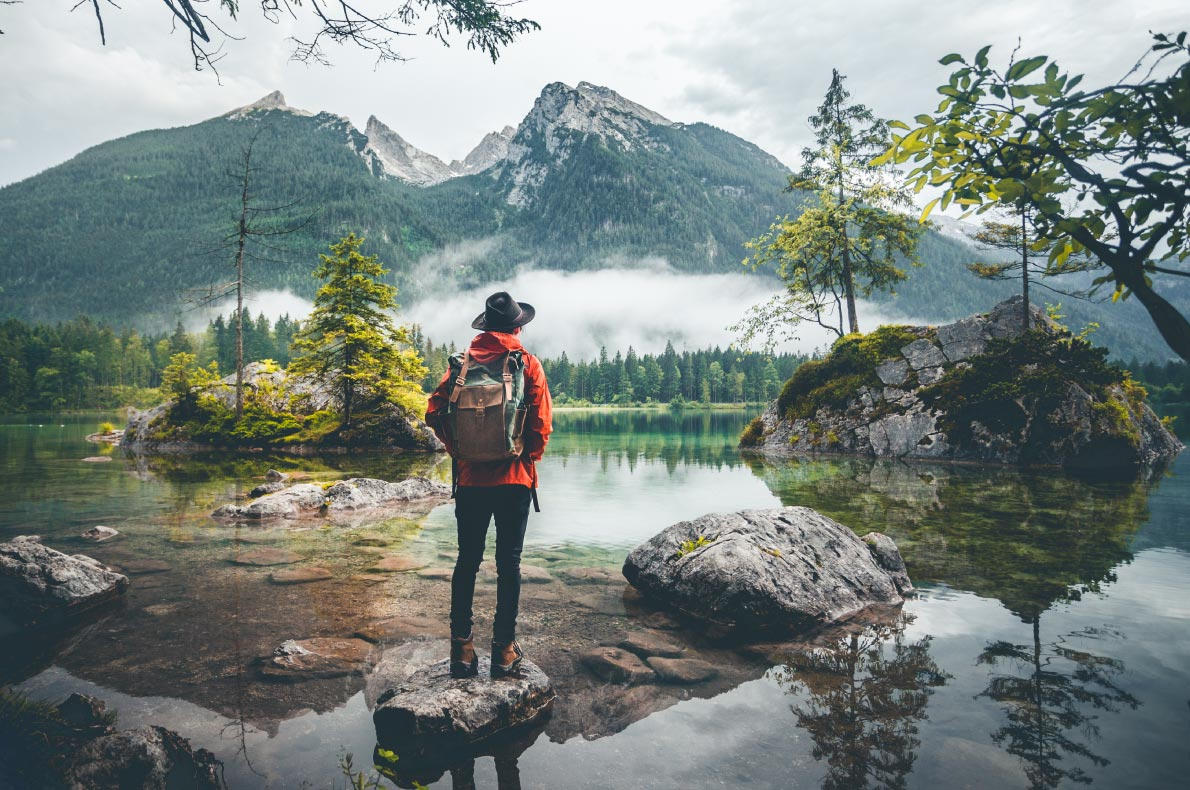
#> input picture images.jpg, 1190 x 790 px
$ python lab_6.py   (older library calls are emulated)
#> lines starting #> are read from the running program, lines starting #| are printed output that depends on the picture
# For the given image perform edge detection using different operators and
# compare the results.

import cv2
import numpy as np
import matplotlib.pyplot as plt

# ---------------------------------------
# 1. Read the image
# ---------------------------------------
image = cv2.imread(r"images.jpg", cv2.IMREAD_GRAYSCALE)
#> image: shape (790, 1190); min 25, max 255, mean 128.1

# ---------------------------------------
# 2. Sobel Edge Detection
# ---------------------------------------
sobel_x = cv2.Sobel(image, cv2.CV_64F, 1, 0, ksize=3)
sobel_y = cv2.Sobel(image, cv2.CV_64F, 0, 1, ksize=3)

sobel = cv2.magnitude(sobel_x, sobel_y)
sobel = cv2.convertScaleAbs(sobel)

# ---------------------------------------
# 3. Prewitt Edge Detection
# ---------------------------------------
prewitt_x = np.array([
    [-1, 0, 1],
    [-1, 0, 1],
    [-1, 0, 1]
])

prewitt_y = np.array([
    [-1, -1, -1],
    [ 0,  0,  0],
    [ 1,  1,  1]
])

px = cv2.filter2D(image, cv2.CV_64F, prewitt_x)
py = cv2.filter2D(image, cv2.CV_64F, prewitt_y)

prewitt = cv2.magnitude(px, py)
prewitt = cv2.convertScaleAbs(prewitt)
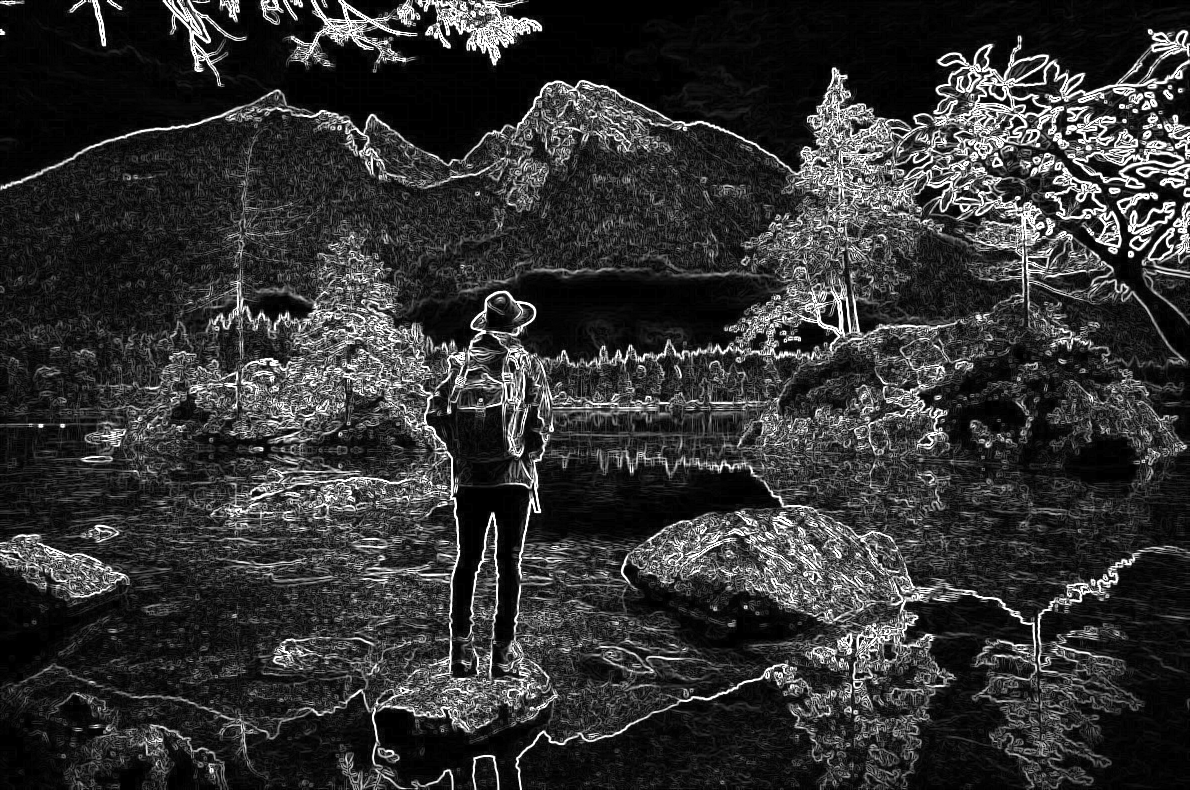
#> prewitt: shape (790, 1190); min 0, max 255, mean 50.7

# ---------------------------------------
# 4. Roberts Edge Detection
# ---------------------------------------
roberts_x = np.array([
    [1, 0],
    [0, -1]
])

roberts_y = np.array([
    [0, 1],
    [-1, 0]
])

rx = cv2.filter2D(image, cv2.CV_64F, roberts_x)
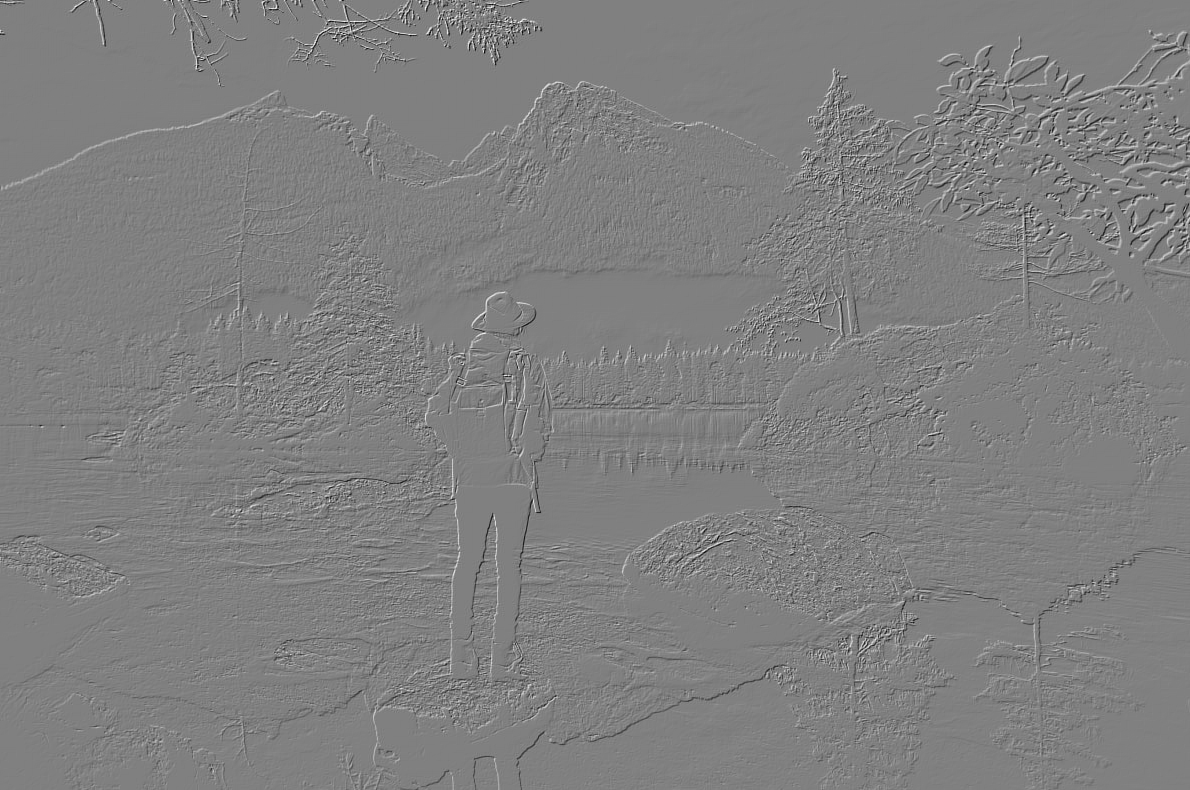
#> rx: shape (790, 1190) float64; min -194, max 192, mean 0.2; drawn with min black and max white
ry = cv2.filter2D(image, cv2.CV_64F, roberts_y)

roberts = cv2.magnitude(rx, ry)
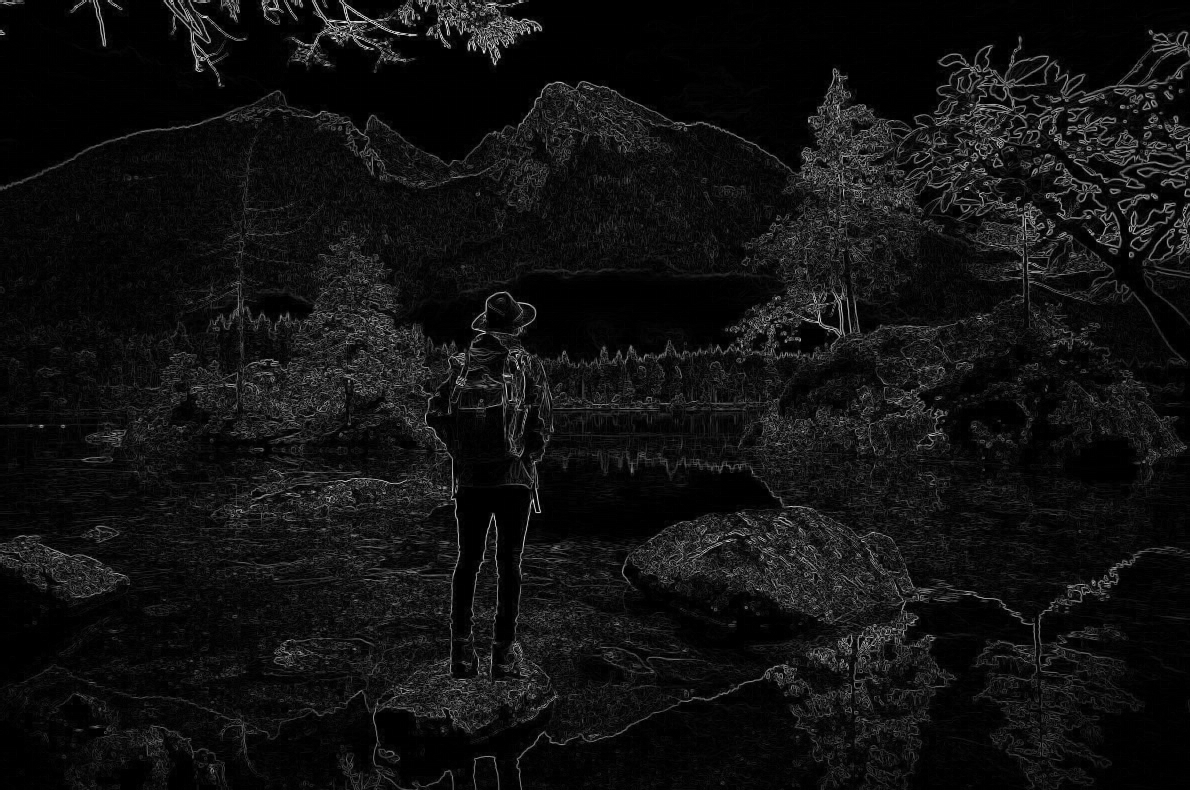
#> roberts: shape (790, 1190) float64; min 0, max 257.1, mean 17.5; drawn with min black and max white
roberts = cv2.convertScaleAbs(roberts)

# ---------------------------------------
# 5. Canny Edge Detection
# ---------------------------------------
canny = cv2.Canny(image, 100, 200)
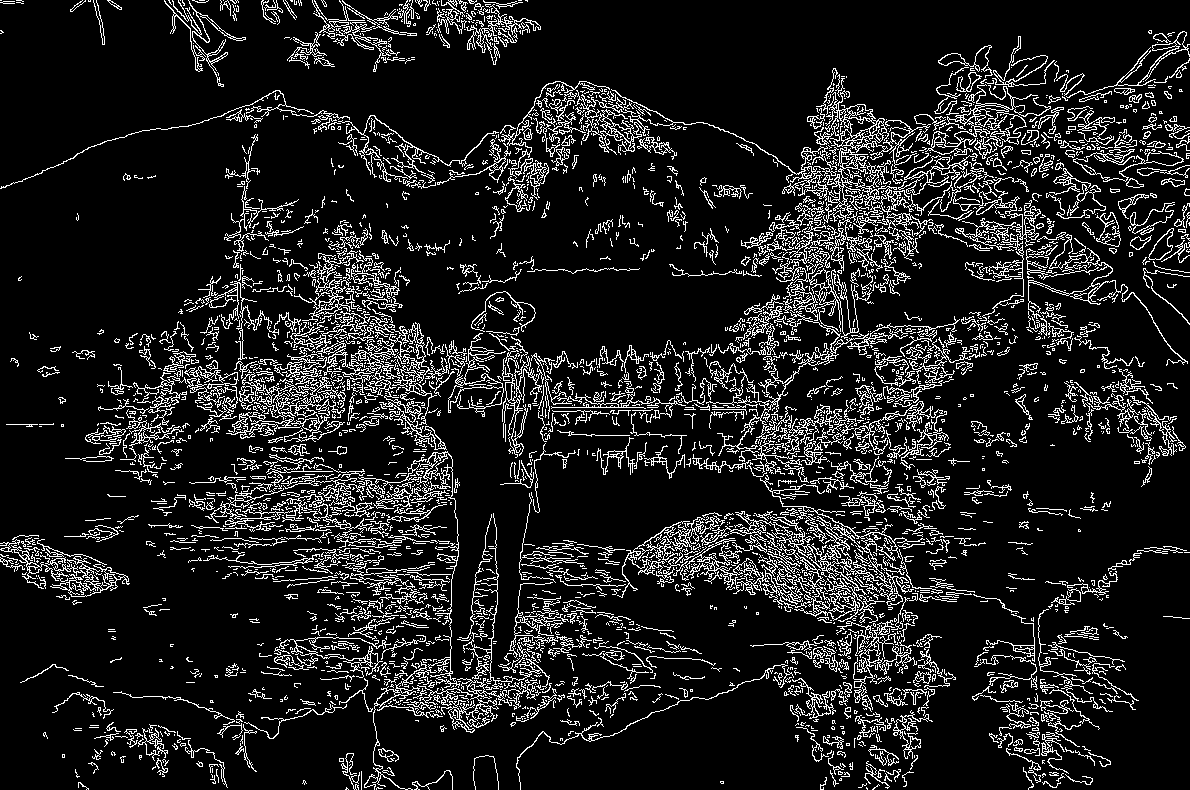
#> canny: shape (790, 1190); 12% white in thin lines or dots

# ---------------------------------------
# 6. Display and Compare
# ---------------------------------------
plt.figure(figsize=(12, 8))

plt.subplot(2, 3, 1)
plt.imshow(image, cmap="gray")
plt.title("Original Image")
plt.axis("off")

plt.subplot(2, 3, 2)
plt.imshow(sobel, cmap="gray")
plt.title("Sobel Operator")
plt.axis("off")

plt.subplot(2, 3, 3)
plt.imshow(prewitt, cmap="gray")
plt.title("Prewitt Operator")
plt.axis("off")

plt.subplot(2, 3, 4)
plt.imshow(roberts, cmap="gray")
plt.title("Roberts Operator")
plt.axis("off")

plt.subplot(2, 3, 5)
plt.imshow(canny, cmap="gray")
plt.title("Canny Edge Detection")
plt.axis("off")

plt.tight_layout()
plt.show()

$ run again, with rice.tif saved as images.jpg
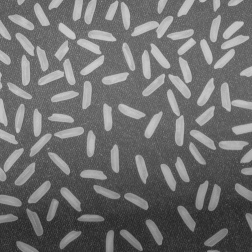
#> input picture rice.tif, 252 x 252 px
#> image is the input picture: shape (252, 252); min 34, max 208, mean 110.9
#> `ry = cv2.filter2D(image, cv2.CV_64F, roberts_y)`:
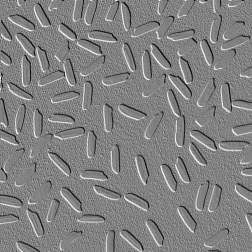
#> ry: shape (252, 252) float64; min -96, max 93, mean 0.2; drawn with min black and max white
#> `canny = cv2.Canny(image, 100, 200)`:
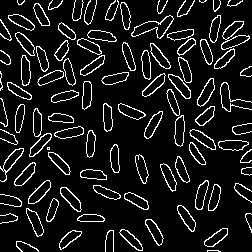
#> canny: shape (252, 252); 9.9% white in thin lines or dots
